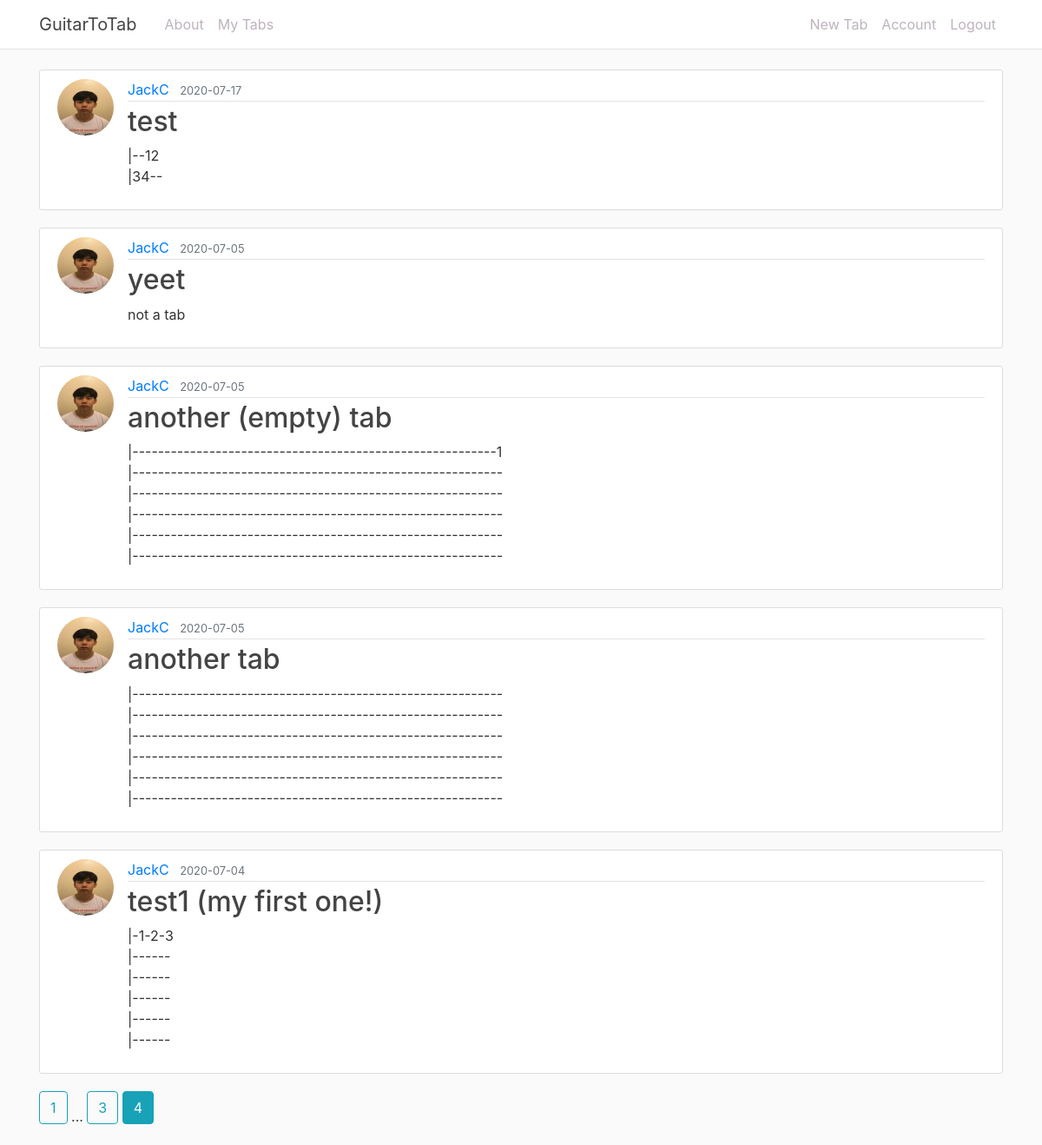
Screenshot of /my_tabs?page=4 (signed in) with the database file from the repository.
### guitartotab/models.py (models this page shows, shortened)
class Tab(db.Model):
    id = db.Column(db.Integer, primary_key=True)
    title = db.Column(db.String(100), nullable=False)
    date_posted = db.Column(db.DateTime, nullable=False, default=datetime.utcnow)
    content = db.Column(db.Text, nullable=False)
    user_id = db.Column(db.Integer, db.ForeignKey('user.id'), nullable=False)

class User(db.Model, UserMixin):
    id = db.Column(db.Integer, primary_key=True)
    username = db.Column(db.String(20), unique=True, nullable=False)
    email = db.Column(db.String(120), unique=True, nullable=False)
    image_file = db.Column(db.String(20), nullable=False, default='default.jpg')
    password = db.Column(db.String(60), nullable=False)
    tabs = db.relationship('Tab', backref='author', lazy=True)

### guitartotab/main/routes.py (the view)
@main.route('/my_tabs')
@login_required
def my_tabs():
    page = request.args.get('page', 1, type=int)
    user = current_user
    tabs = Tab.query.filter_by(author=user).order_by(Tab.date_posted.desc()).paginate(page=page,per_page=5)
    return render_template('home.html', title='My Tabs', tabs=tabs)

### guitartotab/models.py (called while the page is built)
@login_manager.user_loader
def load_user(user_id):
    return User.query.get(int(user_id))

### guitartotab/templates/home.html
{% extends "base2.html" %}
{% block content %}
    {% if tabs.items %}
      {% for tab in tabs.items %}
          <article class="media content-section">
            <img class="rounded-circle article-img" src="{{ url_for('static', filename='profile_pics/' + tab.author.image_file) }}">
            <div class="media-body">
              <div class="article-metadata">
                <a class="mr-2" href="#">{{ tab.author.username }}</a>
                <small class="text-muted">{{ tab.date_posted.strftime('%Y-%m-%d') }}</small>
              </div>
              <h2><a class="article-title" href="{{ url_for('tabs.tab', tab_id=tab.id) }}">{{ tab.title }}</a></h2>
              <p class="article-content">{{ tab.content }}</p>
            </div>
          </article>
      {% endfor %}
      {% for page_num in tabs.iter_pages(left_edge=1, right_edge=1, left_current=1, right_current=2) %}
          {% if page_num %}
            {% if tabs.page == page_num %}
              <a class="btn btn-info mb-4" href="{{ url_for('main.my_tabs', page=page_num) }}">{{ page_num }}</a>
            {% else %}
              <a class="btn btn-outline-info mb-4" href="{{ url_for('main.my_tabs', page=page_num) }}">{{ page_num }}</a>
            {% endif %}
          {% else %}
            ...
          {% endif %}
      {% endfor %}
    {% else %}
      <h1>There seems to be nothing here...</h1>
    {% endif %}
{% endblock content %}

### guitartotab/static/main.css (style rules this page uses)
body { background: #fafafa; color: #333333; margin-top: 5rem; font-family: -apple-system, BlinkMacSystemFont, 'Segoe UI', Roboto, Oxygen, Ubuntu, Cantarell, 'Open Sans', 'Helvetica Neue', sans-serif; }
h1, h2, h3, h4, h5, h6 { color: #444444; }
.content-section { background: #ffffff; padding: 10px 20px; border: 1px solid #dddddd; border-radius: 3px; margin-bottom: 20px; }
.article-title { color: #444444; }
.article-content { white-space: pre-line; }
.article-img { height: 65px; width: 65px; margin-right: 16px; }
.article-metadata { padding-bottom: 1px; margin-bottom: 4px; border-bottom: 1px solid #e3e3e3 }

### rows the page displays
Tab: image_file (picture), author.username "JackC", date_posted "2020-07-17", title "test", content "|--12 |34--"
Tab: image_file (picture), author.username "JackC", date_posted "2020-07-05", title "yeet", content "not a tab"
Tab: image_file (picture), author.username "JackC", date_posted "2020-07-05", title "another (empty) tab", content "|---------------------------------------------------------1 |---------------------------------------------------------- |---------------------------------------------------------- |---------------------------------------------------------- |---------------------------------------------------------- |----------------------------------------------------------"
Tab: image_file (picture), author.username "JackC", date_posted "2020-07-05", title "another tab", content "|---------------------------------------------------------- |---------------------------------------------------------- |---------------------------------------------------------- |---------------------------------------------------------- |---------------------------------------------------------- |----------------------------------------------------------"
Tab: image_file (picture), author.username "JackC", date_posted "2020-07-04", title "test1 (my first one!)", content "|-1-2-3 |------ |------ |------ |------ |------"

### other values shown
{{ page_num }} "1" "3"
{{ page_num }} "4"
